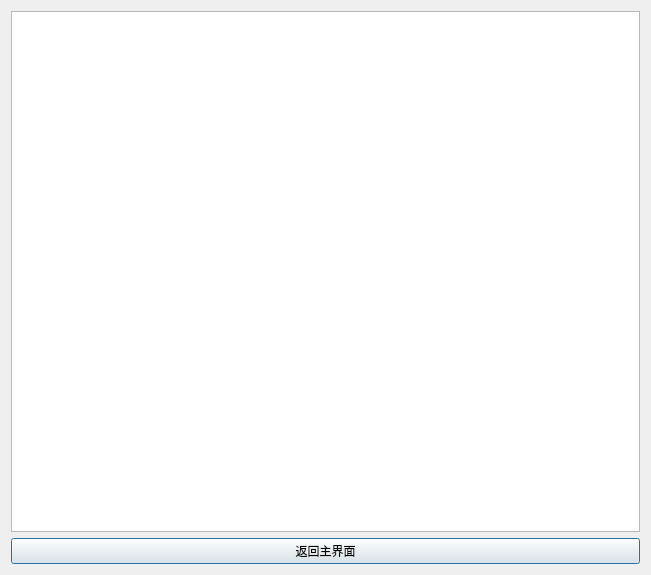
<?xml version="1.0" encoding="UTF-8"?>
<ui version="4.0">
 <class>sysLog</class>
 <widget class="QDialog" name="sysLog">
  <property name="geometry">
   <rect>
    <x>0</x>
    <y>0</y>
    <width>651</width>
    <height>575</height>
   </rect>
  </property>
  <property name="windowTitle">
   <string>Dialog</string>
  </property>
  <layout class="QVBoxLayout" name="verticalLayout_2">
   <item>
    <layout class="QVBoxLayout" name="verticalLayout">
     <item>
      <widget class="QTextBrowser" name="viewLogTextBrowser"/>
     </item>
     <item>
      <widget class="QPushButton" name="exitBtn">
       <property name="text">
        <string>返回主界面</string>
       </property>
      </widget>
     </item>
    </layout>
   </item>
  </layout>
 </widget>
 <resources/>
 <connections>
  <connection>
   <sender>exitBtn</sender>
   <signal>clicked()</signal>
   <receiver>sysLog</receiver>
   <slot>accept()</slot>
   <hints>
    <hint type="sourcelabel">
     <x>325</x>
     <y>554</y>
    </hint>
    <hint type="destinationlabel">
     <x>325</x>
     <y>287</y>
    </hint>
   </hints>
  </connection>
 </connections>
</ui>
